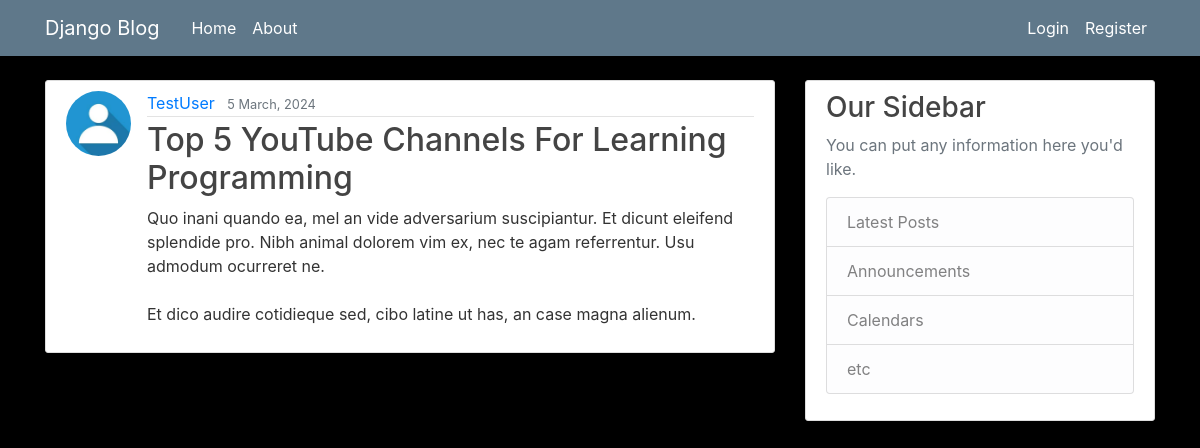
Screenshot of /post/28/ with the database file from the repository.
### myblog/models.py (models this page shows, shortened)
class Post(models.Model):
    title = models.CharField(max_length=100)
    content = models.TextField() # Unristricted text for huge content
    date_posted = models.DateTimeField(default=timezone.now)
    author = models.ForeignKey(User, on_delete=models.CASCADE)

### myusers/models.py (models this page shows, shortened)
class Profile(models.Model):
    user = models.OneToOneField(User, on_delete=models.CASCADE)
    image = models.ImageField(default="default.jpg", upload_to="profile_pics")

### myblog/views.py (the view)
# urls.py: path("post/<int:pk>/", PostDetailView.as_view(), name="mypost-detail"),  # blog with the id of post
class PostDetailView(DetailView):
    model = Post

### myblog/templates/myblog/post_detail.html (shortened to what this page needs)
{% extends "myblog/base.html" %}
{% block content %}
    <article class="media content-section">
        <img class="rounded-circle article-img" src="{{ object.author.profile.image.url}}">
        <div class="media-body">
            <div class="article-metadata">
                <a class="mr-2" href="{% url 'myuser-posts' object.author.username %}">{{ object.author }}</a>
                <small class="text-muted">{{ object.date_posted|date:"g F, Y" }}</small>
            </div>
            <h2 class="article-title">{{ object.title }}</a></h2>
            <p class="article-content">{{ object.content }}</p>
        </div>
    </article>
{% endblock content %}

### myblog/static/myblog/main.css (style rules this page uses)
body { background: black; color: #333333; margin-top: 5rem; }
h1, h2, h3, h4, h5, h6 { color: #444444; }
.content-section { background: #ffffff; padding: 10px 20px; border: 1px solid #dddddd; border-radius: 3px; margin-bottom: 20px; }
.article-title { color: #444444; }
.article-content { white-space: pre-line; }
.article-img { height: 65px; width: 65px; margin-right: 16px; }
.article-metadata { padding-bottom: 1px; margin-bottom: 4px; border-bottom: 1px solid #e3e3e3 }

### rows the page displays
Post: author.profile.image (placeholder picture), author "TestUser", date_posted "5 March, 2024", title "Top 5 YouTube Channels For Learning Programming", content "Quo inani quando ea, mel an vide adversarium suscipiantur. Et dicunt eleifend splendide pro. Nibh animal dolorem vim ex, nec te agam referrentur. Usu admodum ocurreret ne. Et dico audire cotidieque sed, cibo latine ut has, an case magna alienum."
